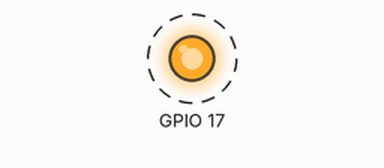
Bench run of a program on a simulated Raspberry Pi (BCM pin numbers). On the bench: output pins drawn as LEDs (lit = HIGH). Dashed ring = blinking.

Above: at 0.2 s.
Timing chart, 0 to 3.0 s (numbered marks = the images above):
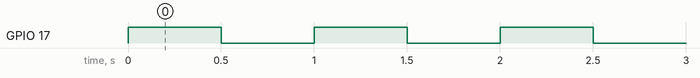

The program:

led.py
```python
#timeモジュールをインポート
import time

#RPi.GPIOモジュールをインポート
import RPi.GPIO as GPIO

# BCM(GPIO番号)で指定する設定
GPIO.setmode(GPIO.BCM)

# GPIO17を出力モード設定
GPIO.setup(17, GPIO.OUT)

while True:
  # GPIO17の出力を1にして、LED点灯
  GPIO.output(17, 1)

  # 0.5秒待つ
  time.sleep(0.5)

  # GPIO17の出力を0にして、LED消灯
  GPIO.output(17, 0)

  # 0.5秒待つ
  time.sleep(0.5)
```

Measured:
- by itself, GPIO 17: alternates HIGH for 0.50 s and LOW for 0.50 s
